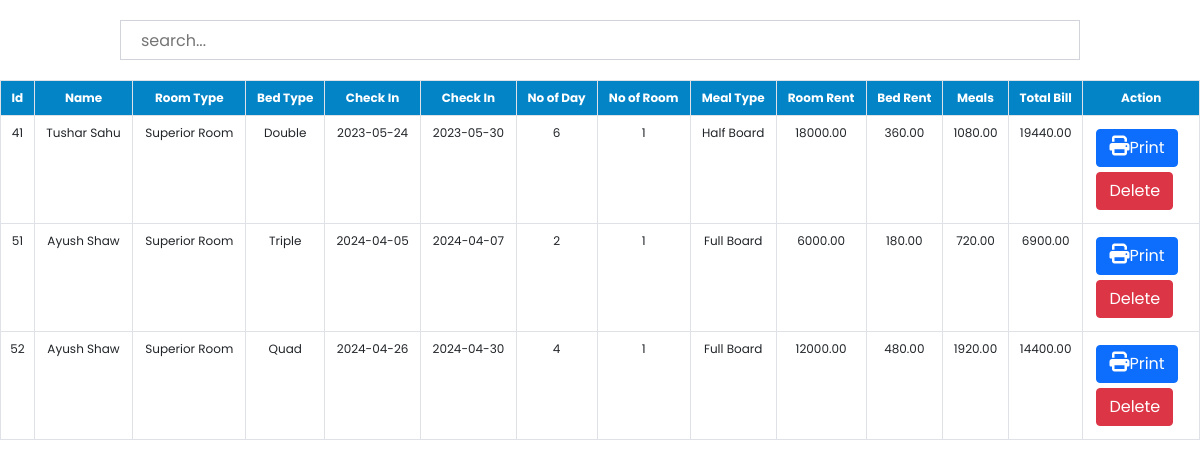
Screenshot of /admin/payment.php with the database file from the repository.
### tables this page shows
CREATE TABLE `payment` (
  `id` int(30) NOT NULL,
  `Name` varchar(30) NOT NULL,
  `Email` varchar(30) NOT NULL,
  `RoomType` varchar(30) NOT NULL,
  `Bed` varchar(30) NOT NULL,
  `NoofRoom` int(30) NOT NULL,
  `cin` date NOT NULL,
  `cout` date NOT NULL,
  `noofdays` int(30) NOT NULL,
  `roomtotal` double(8,2) NOT NULL,
  `bedtotal` double(8,2) NOT NULL,
  `meal` varchar(30) NOT NULL,
  `mealtotal` double(8,2) NOT NULL,
  `finaltotal` double(8,2) NOT NULL
);

### admin/payment.php (the view, shortened to what this page needs)
<?php
    include '../config.php';
?>
<!DOCTYPE html>
<html lang="en">
<head>
    <link href="https://cdn.jsdelivr.net/npm/bootstrap@5.0.2/dist/css/bootstrap.min.css" rel="stylesheet">
    <link rel="stylesheet" href="https://cdnjs.cloudflare.com/ajax/libs/font-awesome/6.2.0/css/all.min.css"/>
	<link rel="stylesheet" href="css/roombook.css">
</head>
<body>
	<div class="searchsection">
        <input type="text" name="search_bar" id="search_bar" placeholder="search..." onkeyup="searchFun()">
    </div>
    <div class="roombooktable" class="table-responsive-xl">
        <?php
            $paymanttablesql = "SELECT * FROM payment";
            $paymantresult = mysqli_query($conn, $paymanttablesql);
        ?>
        <table class="table table-bordered" id="table-data">
            <thead>
                <tr>
                    <th scope="col">Id</th>
                    <th scope="col">Name</th>
                    <th scope="col">Room Type</th>
                    <th scope="col">Bed Type</th>
                    <th scope="col">Check In</th>
                    <th scope="col">Check In</th>
					<th scope="col">No of Day</th>
                    <th scope="col">No of Room</th>
					<th scope="col">Meal Type</th>
                    <th scope="col">Room Rent</th>
                    <th scope="col">Bed Rent</th>
                    <th scope="col">Meals</th>
					<th scope="col">Total Bill</th>
                    <th scope="col">Action</th>
                </tr>
            </thead>
            <tbody>
            <?php
            while ($res = mysqli_fetch_array($paymantresult)) {
            ?>
                <tr>
                    <td><?php echo $res['id'] ?></td>
                    <td><?php echo $res['Name'] ?></td>
                    <td><?php echo $res['RoomType'] ?></td>
                    <td><?php echo $res['Bed'] ?></td>
					<td><?php echo $res['cin'] ?></td>
                    <td><?php echo $res['cout'] ?></td>
					<td><?php echo $res['noofdays'] ?></td>
                    <td><?php echo $res['NoofRoom'] ?></td>
                    <td><?php echo $res['meal'] ?></td>
                    <td><?php echo $res['roomtotal'] ?></td>
					<td><?php echo $res['bedtotal'] ?></td>
					<td><?php echo $res['mealtotal'] ?></td>
					<td><?php echo $res['finaltotal'] ?></td>
                    <td class="action">
                        <a href="invoiceprint.php?id= <?php echo $res['id']?>"><button class="btn btn-primary"><i class="fa-solid fa-print"></i>Print</button></a>
						<a href="paymantdelete.php?id=<?php echo $res['id']?>"><button class="btn btn-danger">Delete</button></a>
                    </td>
                </tr>
            <?php
            }
            ?>
            </tbody>
        </table>
    </div>
</body>
</html>

### admin/css/roombook.css (style rules this page uses)
:root { --bg-text-shadow: 0 2px 4px rgb(13 0 77 / 8%), 0 3px 6px rgb(13 0 77 / 8%), 0 8px 16px rgb(13 0 77 / 8%); --bg-box-shadow: 0px 0px 20px 6px rgba(26, 30, 164, 0.31); }
body { background-color: #ffff; }
* { margin: 0; padding: 0; font-family: 'Poppins', sans-serif; }
i { font-size: 20px; }
.table { font-size: 12px; }
.searchsection { height: 80px; width: 100%; display: flex; justify-content: space-evenly; align-items: center; background-color: white; position: fixed; z-index: 500; }
#search_bar { height: 40px; width: 80%; border: 1px solid #d1d5db; padding-left: 20px; }
a { color: black; }
.roombooktable { position: absolute; color: #0a0d2d; margin-top: 80px; width: 100%; }
.roombooktable thead { background-color: #0284c7; color: white; text-align: center; }
.roombooktable tbody { text-align: center; }
.action a { text-decoration: none; }
.action button { display: flex; flex-wrap: wrap; margin: 5px; }

### rows the page displays
payment: id "41", Name "Tushar Sahu", RoomType "Superior Room", Bed "Double", cin "2023-05-24", cout "2023-05-30", noofdays "6", NoofRoom "1", meal "Half Board", roomtotal "18000.00", bedtotal "360.00", mealtotal "1080.00", finaltotal "19440.00"
payment: id "51", Name "Ayush Shaw", RoomType "Superior Room", Bed "Triple", cin "2024-04-05", cout "2024-04-07", noofdays "2", NoofRoom "1", meal "Full Board", roomtotal "6000.00", bedtotal "180.00", mealtotal "720.00", finaltotal "6900.00"
payment: id "52", Name "Ayush Shaw", RoomType "Superior Room", Bed "Quad", cin "2024-04-26", cout "2024-04-30", noofdays "4", NoofRoom "1", meal "Full Board", roomtotal "12000.00", bedtotal "480.00", mealtotal "1920.00", finaltotal "14400.00"
